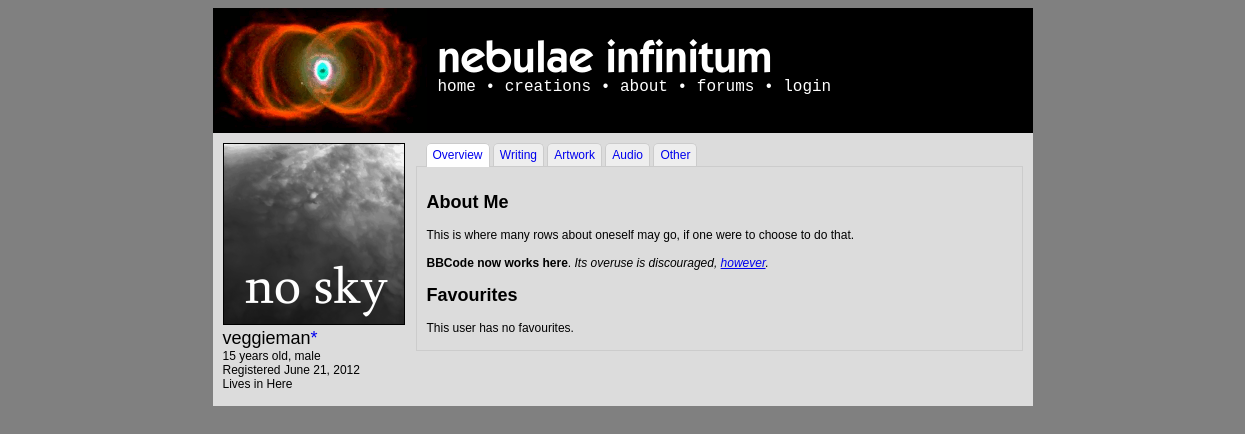
The page /user.php?id=1 on the database its author committed.
### tables this page shows
CREATE TABLE IF NOT EXISTS `users` (
  `id` int(50) NOT NULL AUTO_INCREMENT,
  `username` varchar(25) NOT NULL,
  `registered` timestamp NOT NULL DEFAULT CURRENT_TIMESTAMP,
  `rank` enum('user','mod','admin') NOT NULL DEFAULT 'user',
  `password` varchar(64) NOT NULL,
  `location` varchar(50) DEFAULT NULL,
  `banstatus` enum('unbanned','banned','deleted') NOT NULL DEFAULT 'unbanned',
  `banneduntil` date DEFAULT NULL,
  `bandate` date DEFAULT NULL,
  `icon` varchar(50) DEFAULT NULL,
  `about` text,
  `age` int(3) DEFAULT NULL,
  `gender` varchar(1) DEFAULT NULL,
  `email` varchar(50) NOT NULL,
  `registerip` varchar(20) NOT NULL,
  `banreason` text,
  `sb2player` enum('flash','js') NOT NULL DEFAULT 'flash',
  `notifications` enum('all','noreplies','nocomments','none') NOT NULL DEFAULT 'all',
  PRIMARY KEY (`id`)
);

### config/functions.php (called while the page is built, shortened)
<?php
function bbcode_parse($text,$writing=false){
	$bbcode = new BBCode;
	$bbcode->RemoveRule('acronym');
	$bbcode->RemoveRule('size');
	$bbcode->RemoveRule('font');
	$bbcode->RemoveRule('wiki');
	$bbcode->RemoveRule('img');
	$bbcode->RemoveRule('rule');
	$bbcode->RemoveRule('br');
	$bbcode->RemoveRule('center');
	$bbcode->RemoveRule('left');
	$bbcode->RemoveRule('right');
	$bbcode->RemoveRule('indent');
	$bbcode->RemoveRule('columns');
	$bbcode->RemoveRule('nextcol');
	$bbcode->RemoveRule('code');
	$bbcode->RemoveRule('list');
	$bbcode->RemoveRule('*');
	return $bbcode->Parse($text);
}
?>

### user.php (the view, shortened to what this page needs)
<?php
$userid = null;
if (isset($_GET["id"])) $userid = htmlspecialchars($_GET["id"]);
$result = mysql_query("SELECT * FROM users WHERE id = $userid");
$user = mysql_fetch_array($result);
require_once("templates/user_template.php");
function show_creations($creationlist,$cur_user,$user,$favourites=false){
	if (isset($creationlist)){
		if((int) mysql_fetch_row($creationlist) == 0){
			if ($favourites==true) echo "This user has no favourites.";
			else echo "This user has no creations of this type.";
		}
		echo '<div style="clear:both;width:100%;height:5px;"></div>';
	}
	else{
		if (!$favourites) echo "This user has no creations of this type.";
		else echo "This user has no favourites.";
	}
}
?>

### templates/user_template.php (shortened to what this page needs)
<!DOCTYPE html>
<html>
<head>
<link rel="stylesheet" type="text/css" href="templates/style.php" media="screen" />
</head>
<body>
<? require_once("header.php"); ?>
<div class="container">
	<div class="left">
		<?
		if (!empty($user['icon'])) echo '<img class="usericon" src="data/usericons/'.$user['icon'].'"/>';
		else echo '<img class="usericon" src="data/usericons/default.png"/>'
		?>
		<div style="font-size:18px;"><? echo $user['username']; if ($user['rank']=="admin" || $user['rank']=="mod") echo '<a href="info/staff.php" style="text-decoration:none;">'.STAFF_SYMBOL.'</a>';?></div>
		<div><? if (!empty($user['age'])){ echo stripslashes($user['age']).' years old'; if ($user['gender']=="m" || $user['gender']=="f") echo ", "; } if ($user['gender']=="m") echo "male"; if ($user['gender']=="f") echo "female"; ?></div>
		<div>Registered <? echo date("F j, Y", strtotime($user['registered']));?></div>
		<div><?if (!empty($user['location'])) echo "Lives in ".stripslashes($user['location']); ?></div>
	</div>
	<div id="tabs_wrapper">
		<div id="tabs_container">
			<ul id="tabs">
				<li class="active"><a href="#overview">Overview</a></li>
				<li><a href="#writing">Writing</a></li>
				<li><a href="#artwork">Artwork</a></li>
				<li><a href="#audio">Audio</a></li>
				<li><a href="#other">Other</a></li>
			</ul>
		</div>
		<div id="tabs_content_container">
			<div id="overview" class="tab_content" style="display: block;">
				<? $aboutme = strval($user['about']); if (!empty($aboutme)) echo "<h2>About Me</h2><div>".bbcode_parse(stripslashes($aboutme))."</div>" ?>
				<h2>Favourites</h2>
				<div>
				<?show_creations($favourites,$cur_user,$user,true);?>
				</div>
			</div>
		</div>
</div>
<div style="clear:both;width:100%;height:5px;"></div>
</body>
</html>

### rows shown on the page
users: icon (picture), username "veggieman", age "15", registered "June 21, 2012", location "Here"

### other values the page prints
SITE_NAME "nebulae infinitum"
STAFF_SYMBOL "*"
$array[$start][BBCODE_STACK_TEXT] "This is where many rows about oneself may go, if one were to choose to do that."
$array[$start][BBCODE_STACK_TEXT] "BBCode now works here"
$array[$start][BBCODE_STACK_TEXT] "."
$array[$start][BBCODE_STACK_TEXT] "Its overuse is discouraged,"
$array[$start][BBCODE_STACK_TEXT] "however"
